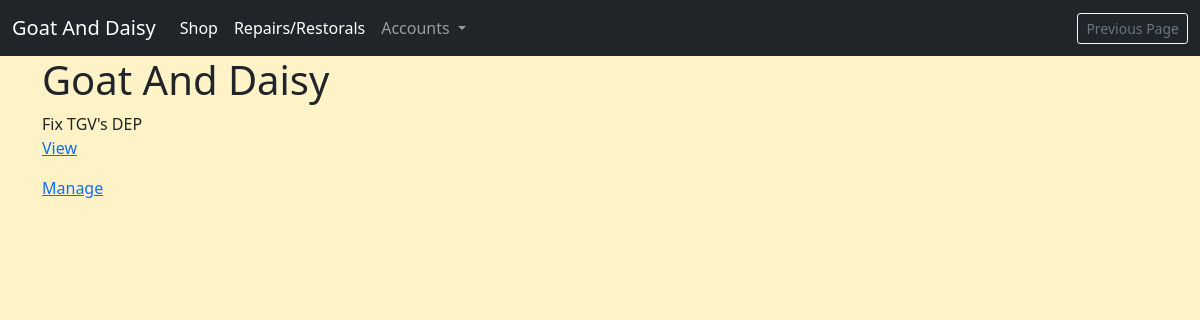
Before: /workshop/all_customer_invoices/ with the older database file.
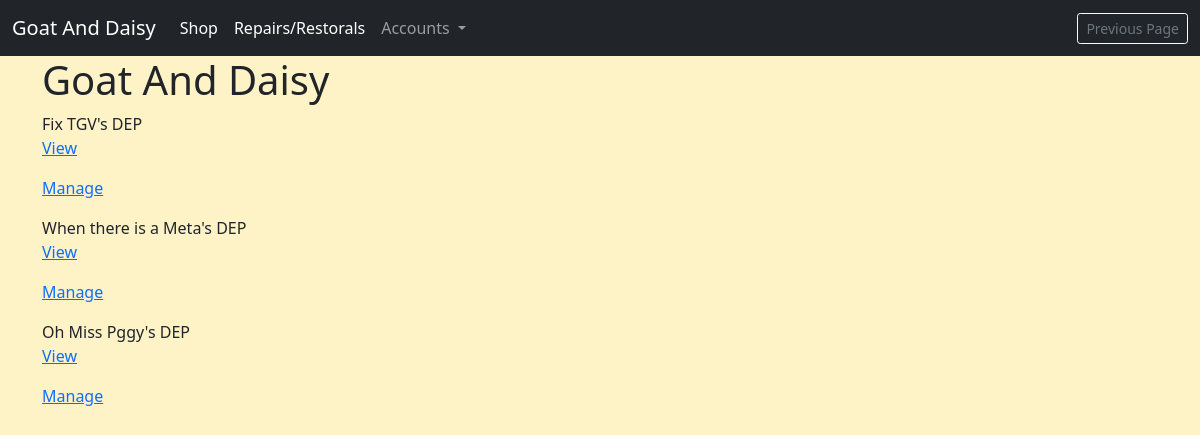
After: the same page with the newer database file.
### invoices/models.py (models this page shows, shortened)
class BaseInvoice(models.Model):
    date_created = models.DateField(auto_now_add=True)
    order_number = models.CharField(max_length=100, editable=False)
    full_name = models.CharField(max_length=100, null=True, blank=True)
    email = models.EmailField(null=True, blank=True)
    address1 = models.CharField(max_length=100, null=True, blank=True)
    address2 = models.CharField(max_length=100, null=True, blank=True)
    postcode = models.CharField(max_length=40, null=True, blank=True)
    town_or_city = models.CharField(max_length=40, null=True, blank=True)
    country = models.CharField(max_length=40, null=True, blank=True)
    notes = models.TextField(null=True, blank=True)
    order_amount = models.DecimalField(
        max_digits=6, decimal_places=2, default=0)
    shipping_cost = models.DecimalField(
        max_digits=6, decimal_places=2, default=0)
    order_total = models.DecimalField(
        max_digits=6, decimal_places=2, default=0)
    is_completed = models.BooleanField(default=False)
    paid_on = models.DateTimeField(null=True, blank=True)

class WorkshopCustomerInvoice(BaseInvoice):
    PAYMENT_CHOICES = [
        ('DEP', 'Deposit'),
        ('EP', 'End Payment'),
        ('SPT', 'Single Payment Total'),
        ('SP', 'Supplementary Payment'),
    ]
    service_ticket = models.ForeignKey(ServiceTicket, on_delete=models.CASCADE)
    payment_type = models.CharField(max_length=25, choices=PAYMENT_CHOICES)
    installment_paid = models.BooleanField(default=False)
    def __str__(self):
        return self.service_ticket.title + "'s" + " " + self.payment_type

### repairs_restorals/models.py (models this page shows, shortened)
class ServiceTicket(models.Model):
    customer = models.ForeignKey(
        Customer, related_name='service_ticket', on_delete=models.CASCADE)
    workshop_staff_responsible = models.ForeignKey(
        StaffMember, related_name='staff_tickets', on_delete=models.CASCADE)
    title = models.CharField(max_length=255)
    date_created = models.DateField(auto_now_add=True, editable=False)
    last_updated = models.DateField(auto_now=True, editable=False)
    service_description = models.TextField()
    link_to_desired_materials_1 = models.URLField(null=True, blank=True)
    link_to_desired_materials_2 = models.URLField(null=True, blank=True)
    link_to_desired_materials_3 = models.URLField(null=True, blank=True)
    is_completed = models.BooleanField(default=False)
    has_invoice = models.BooleanField(default=False)

### repairs_restorals/views.py (the view)
# urls.py: path('all_customer_invoices/', views.AllCustomerInvoices.as_view(), name="all_customer_invoices"),
class AllCustomerInvoices(ListView):
    model = WorkshopCustomerInvoice
    template_name = 'repairs_restorals/all_customer_invoices.html'
    context_object_name = "invoices"

### invoices/contexts.py (called while the page is built, shortened)
def shopping_cart(request):
    template_cart = []
    products_count = 0
    order_amount = 0
    shipping = 500
    cart = request.session.get('cart', {})
    for item in enumerate(template_cart):
        products_count += 1
    order_total = order_amount + shipping
    stripe_total = round(order_total * 100)
    context = {
        'template_cart': template_cart,
        'products_count': products_count,
        'order_amount': order_amount,
        'shipping': shipping,
        'order_total': order_total,
        'stripe_total': stripe_total,
    }
    return context

### profiles/templatetags/user_in_group_tag.py (called while the page is built)
@register.filter(name='has_group')
def has_group(user, group_name):
    try:
        group = Group.objects.get(name=group_name)
    except Group.DoesNotExist:
        return False
    return group in user.groups.all()

### repairs_restorals/templates/repairs_restorals/all_customer_invoices.html
{% extends 'base.html' %}
{% block content %}
{% for invoice in invoices %}
{{ invoice }}
<a href="{% url 'customer_invoice_detail' invoice.id %}">
    <p>View</p>
</a>
<a href="{% url 'admin_customer_invoice' invoice.id %}">
    <p>Manage</p>
</a>
{% endfor %}
{% endblock %}

Changed rows visible on the page:
added WorkshopCustomerInvoice: service_ticket+payment_type "When there is a Meta's DEP"
added WorkshopCustomerInvoice: service_ticket+payment_type "Oh Miss Pggy's DEP"
